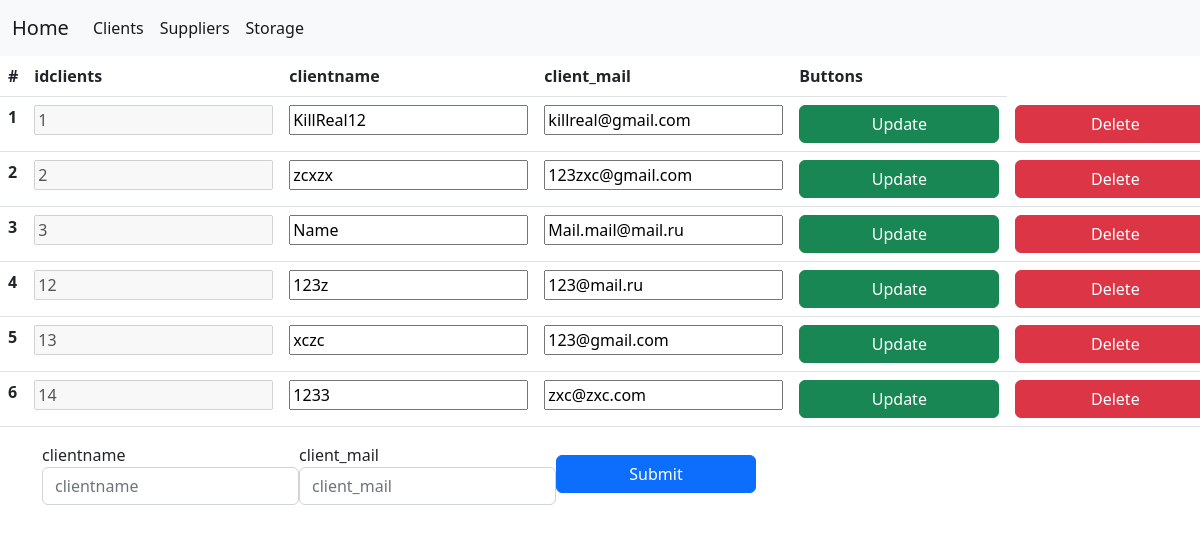
The page /clients/clients.php on the database its author committed.
### tables this page shows
CREATE TABLE `clients` (
  `idclients` int NOT NULL AUTO_INCREMENT,
  `clientname` varchar(45) NOT NULL,
  `client_mail` varchar(100) NOT NULL,
  PRIMARY KEY (`idclients`),
  UNIQUE KEY `idclients_UNIQUE` (`idclients`)
);

### clients/clients.php (the view, shortened to what this page needs)
<?php
require_once "../util/database.php";
$req=mysqli_query($mysql,"SELECT * FROM clients");
$req1=mysqli_query($mysql,"SELECT * FROM clients");
$vals = mysqli_fetch_assoc($req1);
$req1 = mysqli_fetch_all($req);
$fields[] = [];
$i = 1;
?>
<!DOCTYPE html>
<html lang="en">
<head>
    <link rel="stylesheet" href="../source/bootstrap/css/bootstrap.min.css"/>
    <link rel="stylesheet" href="../source/style.css"/>
</head>
<body>
    <nav class="navbar navbar-expand-lg bg-light">
            <div class="container-fluid">
                <a class="navbar-brand" href="../"> Home </a>
                <div class="collapse navbar-collapse">
                    <ul class="navbar-nav me-auto mb-12 mb-lg-0">
                        <li class="nav-item">
                            <a class="nav-link active" href="../clients/clients.php">Clients </a>
                        </li>
                        <li class="nav-item">
                            <a class="nav-link active" aria-current="page" href="../suppliers/suppliers.php">Suppliers</a>
                        </li>
                        <li class="nav-item">
                            <a class="nav-link active" aria-current="page" href="../storage/storage.php">Storage</a>
                        </li>
                    </ul>
                </div>
            </div>
        </nav>
        <table class="table">
            <thead class="thead-light">
                <tr>
                    <th scope="col">#</th>
                    <?php
                    foreach($vals as $key => $value){
                        echo('<th scope="col">'.$key.'</th>');
                        array_push($fields,$key);
                        }
                    ?>
                    <th>Buttons</th>
                </tr>
            </thead>
            <tbody>
                <?php
                    foreach($req1 as $key => $val){
                    $j = 0;
                    echo('<tr>');
                    echo('<th scope="row">'.$i.'</th>');
                    ?>
                    <form action="CRUD/update.php" class="formtb" method="POST" id=<?php echo("tb".$key)?> >
                    <?php
                    foreach($val as $data){
                        if($j == 0)
                        {
                            echo('<td> <input type="text" disabled  name="'."item".$j.'" placeholder="'.$data.'" value="'.$data.'">');
                            echo('</td>');
                        }
                        else{
                            echo('<td> <input type="text" id="'."idtb".$j.$key.'" name="'."item".$j.'" placeholder="'.$data.'" value="'.$data.'"></td>');
                        }
                        $j++;
                    }
                    echo('<td><button type="submit" class="btn btn-success">Update</button></td>');
                    ?>
                    </form>
                    <?php
                    echo('<td> <a href="CRUD/delete.php?id='.$val[0].'"><button class="btn btn-danger">Delete</button></a></td>');
                    echo('</tr>');
                    $i++;
                    }?>
            </tbody>
        </table>
        <div class="container">
            <form action="./CRUD/create.php" method="POST" id="form">
                <div style="display:flex;" class="form-row align-items-center">
                    <?php
                        for($i = 2; $i <= sizeof($vals); $i++){
                    ?>
                        <div class="col-auto">
                            <label class="sr-only" for="inlineFormInput" ><?=$fields[$i]?></label>
                            <input type="text" class="form-control mb-2" name="name_<?=$i?>" required  id="id_<?=$i?>" placeholder="<?=$fields[$i]?>">
                        </div>
                    <?php }?>
                    <div class="col-auto">
                        <button type="submit" class="btn btn-primary mb-2" action=>Submit</button>
                    </div>
                </div>
            </form>
        </div>
</body>
</html>

### source/style.css (style rules this page uses)
button { min-width: 200px; }
a { outline: none; text-decoration: none; color:#000; }

### rows shown on the page
clients: item0 "1", item1 "KillReal12", item2 "killreal@gmail.com"
clients: item0 "2", item1 "zcxzx", item2 "123zxc@gmail.com"
clients: item0 "3", item1 "Name", item2 "Mail.mail@mail.ru"
clients: item0 "12", item1 "123z", item2 "123@mail.ru"
clients: item0 "13", item1 "xczc", item2 "123@gmail.com"
clients: item0 "14", item1 "1233", item2 "zxc@zxc.com"

### other values the page prints
$key "idclients"
$key "clientname"
$key "client_mail"
$fields[$i] "clientname"
$fields[$i] "client_mail"
